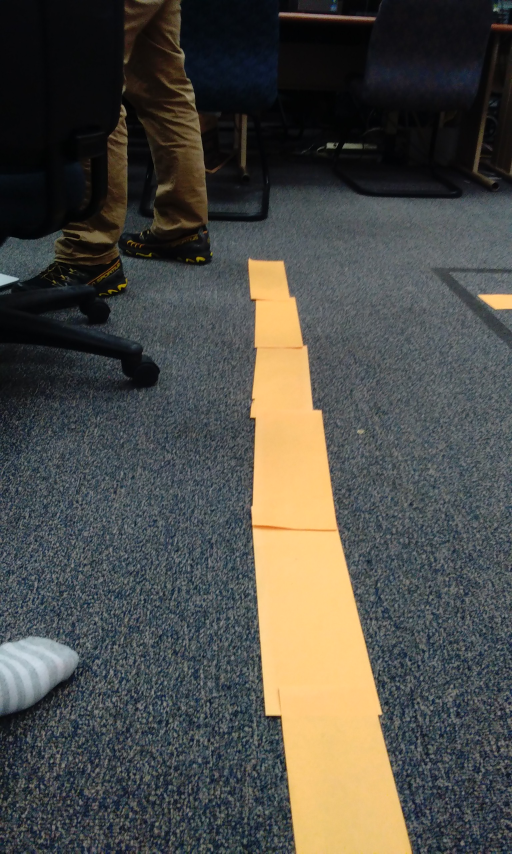
#> input picture IMG_20190309_205001.jpg, 1536 x 2560 px, given in place of the camera (shown at 1/3 size)
$ python test_cv.py
#> lines starting #> are read from the running program, lines starting #| are printed output that depends on the picture; after the words box and inside, x2 and y2 are one past the last pixel; in counts of white or black regions, pixels touching at a corner belong together
import cv2
import numpy as np

cap = cv2.VideoCapture(0)
cv2.namedWindow("Video")

while True:
    status, img = cap.read()
#> img is the input picture: shape (2560, 1536, 3); mean B, G, R 70.8, 76.4, 77.4
    # cv2.imshow("Video", img)

    # Convert to hsv
    hsv = cv2.cvtColor(img, cv2.COLOR_BGR2HSV)
#> hsv: shape (2560, 1536, 3); mean H, S, V 84.4, 66, 86.6

    lower_blue = np.array([110,50,50])
    upper_blue = np.array([130,255,255])

    mask = cv2.inRange(hsv, lower_blue, upper_blue)
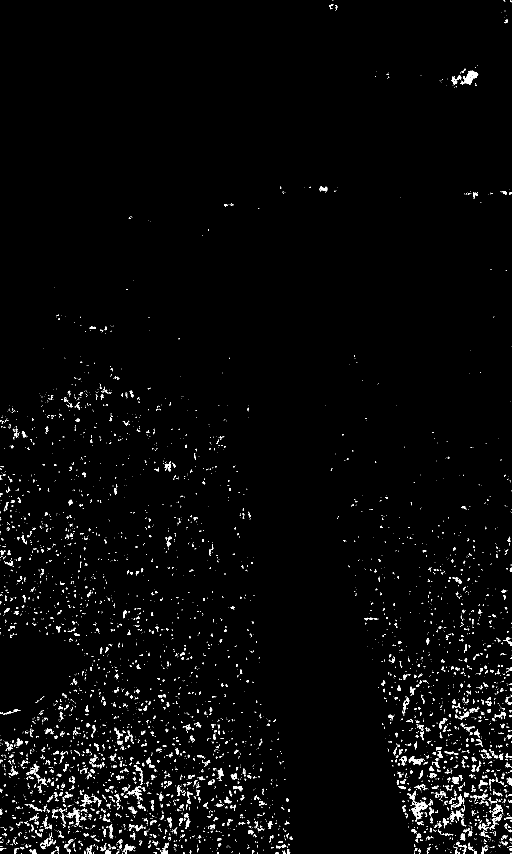
#> mask: shape (2560, 1536) (shown at 1/3 size); 1.9% white; 5285 white regions (4356 under 20 px), largest, box (x1, y1, x2, y2) and area: (1222, 2372, 1284, 2464) 1161, (1380, 211, 1434, 255) 856, (1350, 2432, 1388, 2466) 478

    res = cv2.bitwise_and(img,img, mask=mask)
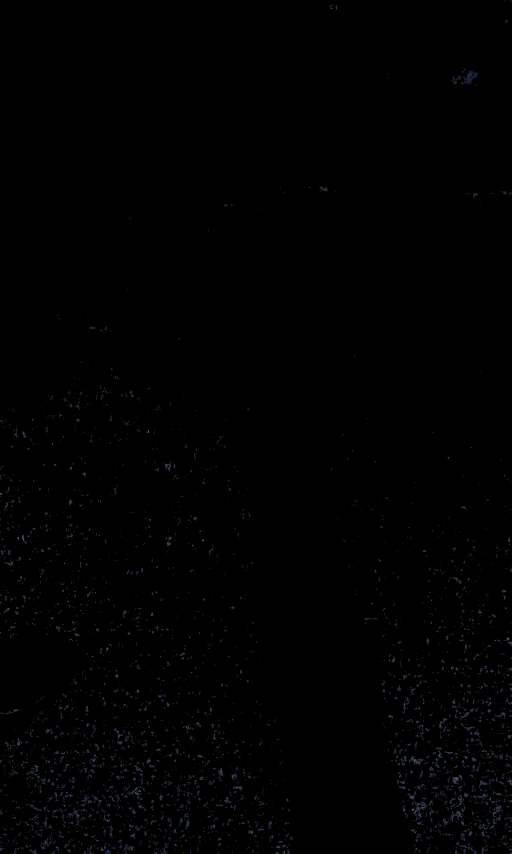
#> res: shape (2560, 1536, 3) (shown at 1/3 size); mean B, G, R 1.2, 0.9, 0.9

    cv2.namedWindow('img', cv2.WINDOW_NORMAL)
    cv2.namedWindow('mask', cv2.WINDOW_NORMAL)
    cv2.namedWindow('res', cv2.WINDOW_NORMAL)

    cv2.resizeWindow('img',900,600)
    cv2.resizeWindow('mask',900,600)
    cv2.resizeWindow('res',900,600)

    cv2.imshow('img',img)
    cv2.imshow('mask',mask)
    cv2.imshow('res',res)

    k = cv2.waitKey(1)
#> (key Esc is pressed here)
    if k == 27:
        break
cv2.destroyAllWindows()

$ run again, on IMG_20190309_205019.jpg
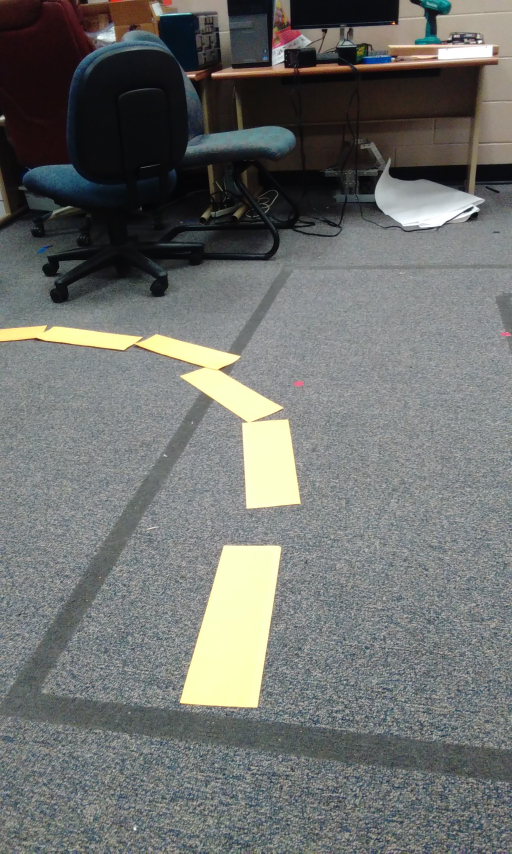
#> input picture IMG_20190309_205019.jpg, 1536 x 2560 px, given in place of the camera (shown at 1/3 size)
#> img is the input picture: shape (2560, 1536, 3); mean B, G, R 109.9, 112.4, 110.2
#> hsv: shape (2560, 1536, 3); mean H, S, V 83.4, 34.1, 116.2
#> `mask = cv2.inRange(hsv, lower_blue, upper_blue)`:
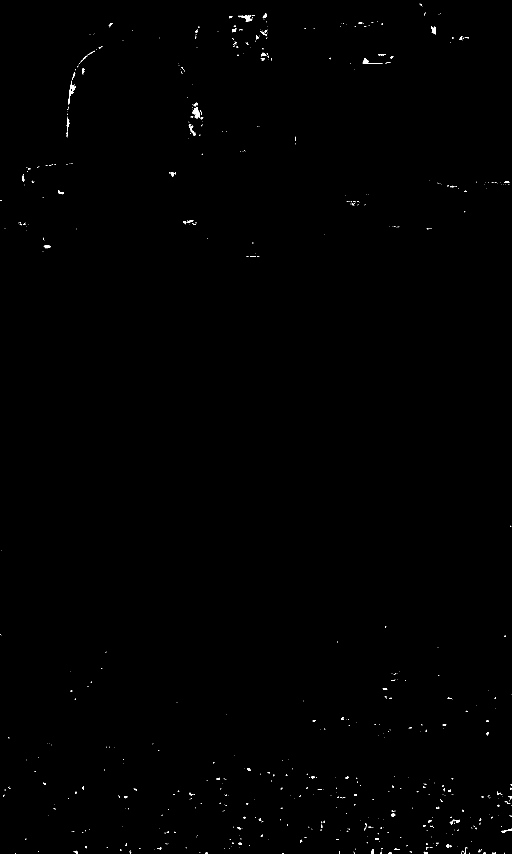
#> mask: shape (2560, 1536) (shown at 1/3 size); 0.21% white; 747 white regions (643 under 20 px), largest, box (x1, y1, x2, y2) and area: (205, 243, 226, 311) 397, (576, 321, 600, 356) 385, (716, 47, 757, 65) 278

$ run again, on people.jpg
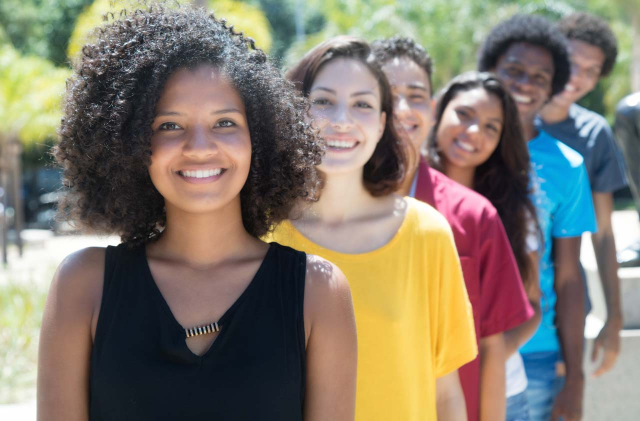
#> input picture people.jpg, 1280 x 842 px, given in place of the camera (shown at 1/2 size)
#> img is the input picture: shape (842, 1280, 3); mean B, G, R 108.7, 121.8, 130.4
#> hsv: shape (842, 1280, 3); mean H, S, V 64.6, 82.4, 143.3
#> `mask = cv2.inRange(hsv, lower_blue, upper_blue)`:
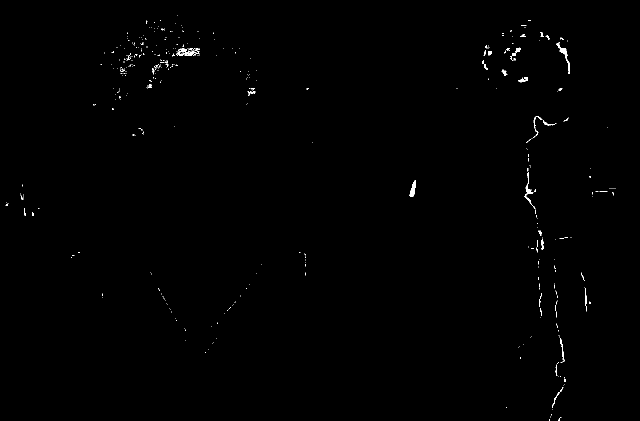
#> mask: shape (842, 1280) (shown at 1/2 size); 0.35% white in thin lines or dots

$ run again, on frame2.png
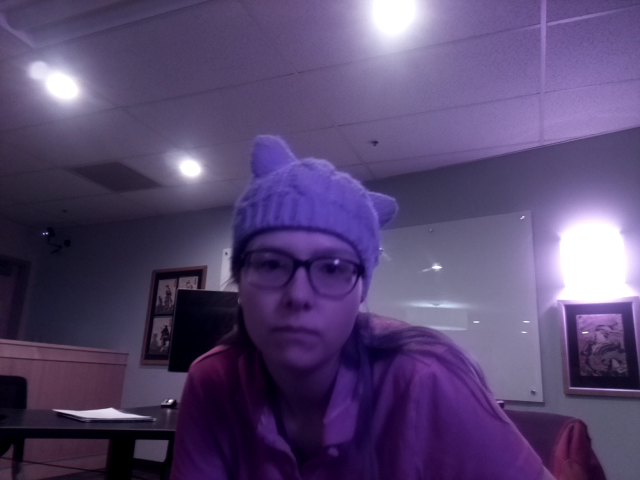
#> input picture frame2.png, 640 x 480 px, given in place of the camera
#> img is the input picture: shape (480, 640, 3); mean B, G, R 111.6, 70.3, 86.9
#> hsv: shape (480, 640, 3); mean H, S, V 128.9, 113.2, 111.9
#> `mask = cv2.inRange(hsv, lower_blue, upper_blue)`:
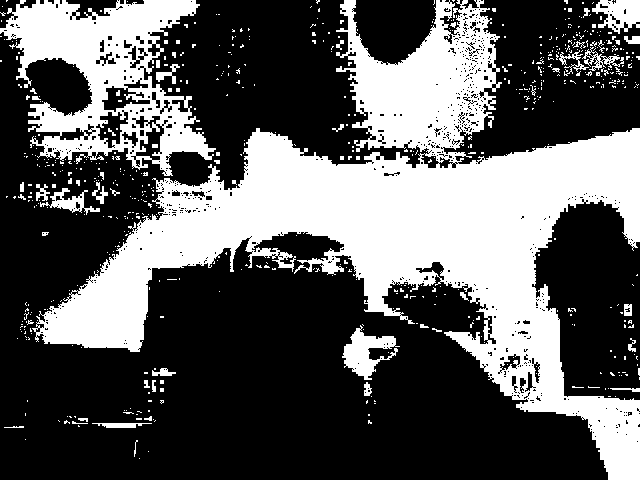
#> mask: shape (480, 640); 35.8% white; 624 white regions (573 under 20 px), largest, box (x1, y1, x2, y2) and area: (32, 0, 640, 480) 85029, (0, 0, 216, 176) 17169, (342, 325, 400, 380) 1407
#> `res = cv2.bitwise_and(img,img, mask=mask)`:
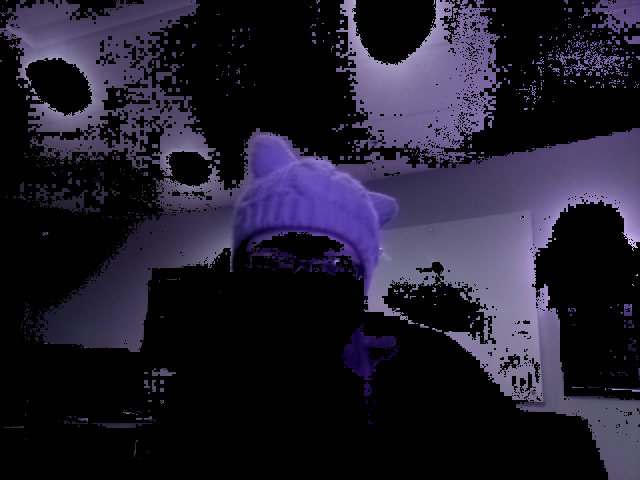
#> res: shape (480, 640, 3); mean B, G, R 44.6, 29.1, 33.1
